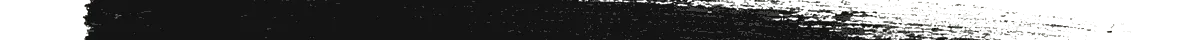
#> input picture video/viewer/assets/divider-brush.webp, 1200 x 40 px
$ python check-image-palette.py ../viewer/assets/divider-brush.webp
#> lines starting #> are read from the running program, lines starting #| are printed output that depends on the picture
#!/usr/bin/env python3
"""检查地图成图是否锁在黑白红色板里。

饱和度 > 0.25 的像素必须落在朱砂色相 ±12°，朱砂像素不超过 10%。
用法：python3 video/tools/check-image-palette.py <图片>...
"""
import colorsys
import sys
from pathlib import Path

import numpy as np
from PIL import Image


def check(path):
    im = Image.open(path).convert("RGB")
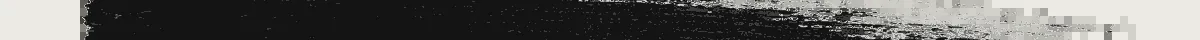
#> im: PIL image 1200x40 RGB; mean R, G, B 93.9, 93.5, 91.3
    arr = np.asarray(im)
    step = max(1, int(arr.shape[0] * arr.shape[1] / 80000) ** 0.5)
#> step = 1
    sample = arr[::max(1, int(step)), ::max(1, int(step))].reshape(-1, 3)
    red = 0
    bad = 0
    for r, g, b in sample:
        h, s, v = colorsys.rgb_to_hsv(int(r) / 255, int(g) / 255, int(b) / 255)
        if s <= 0.25 or v <= 0.08:
            continue
        deg = h * 360
        # 朱砂 #b3241c 大约在 4°
        if min(abs(deg - 4), 360 - abs(deg - 4)) <= 12:
            red += 1
        else:
            bad += 1
#> this loop made 48000 passes
#> (r, g, b, h, s, v) on passes 1 to 3: (234, 235, 230, 0.2, 0.0213, 0.922), (234, 235, 230, 0.2, 0.0213, 0.922), (234, 235, 230, 0.2, 0.0213, 0.922)
#> after the loop, bad = 2; red = 0
    n = len(sample)
#> n = 48000
    msgs = []
    if bad:
        msgs.append(f"{path}: {bad} 个抽样像素饱和且不是朱砂")
    if n and red / n > 0.10:
        msgs.append(f"{path}: 朱砂像素 {red / n:.1%} 超过一成")
    return msgs


def main():
    paths = [Path(p) for p in sys.argv[1:]]
    if not paths:
        print("缺少图片路径", file=sys.stderr)
        return 2
    failed = []
    for p in paths:
        if not p.exists():
            failed.append(f"{p}: 文件不存在")
            continue
        failed.extend(check(p))
    if failed:
        print("\n".join(failed))
#| ../viewer/assets/divider-brush.webp: 2 个抽样像素饱和且不是朱砂
        return 1
    print(f"色板通过：{len(paths)} 张")
    return 0


if __name__ == "__main__":
#> (the run stopped early here; a loop or call above may not have finished)
